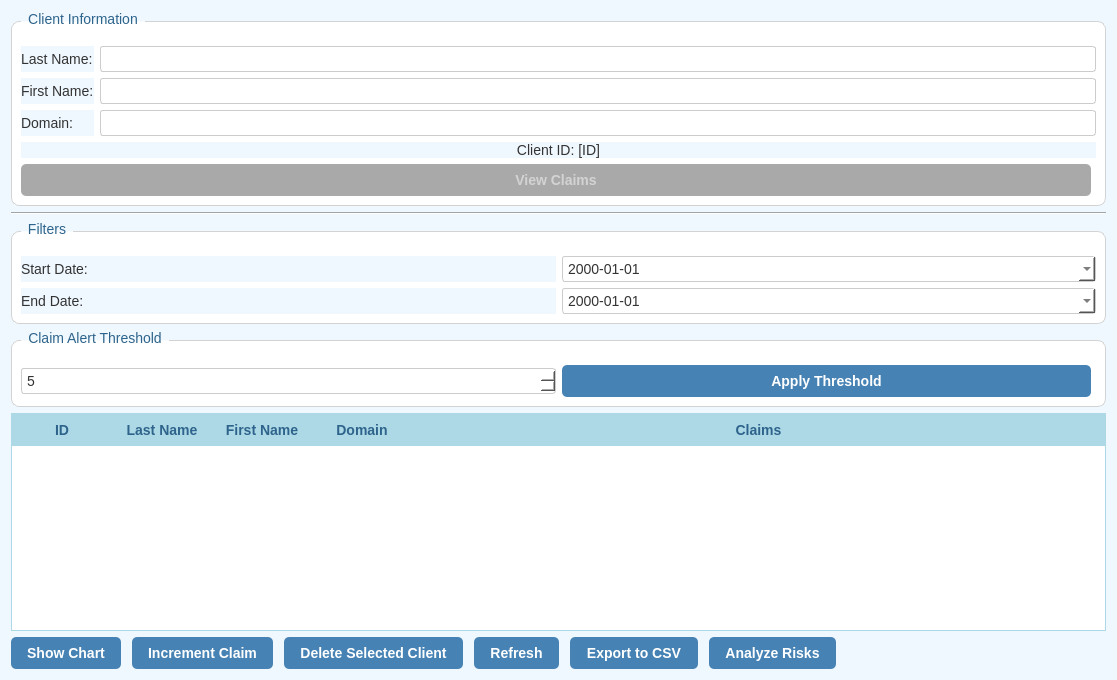
<?xml version="1.0" encoding="UTF-8"?>
<ui version="4.0">
 <class>ClientManager</class>
 <widget class="QWidget" name="ClientManager">
  <property name="geometry">
   <rect>
    <x>0</x>
    <y>0</y>
    <width>1117</width>
    <height>680</height>
   </rect>
  </property>
  <property name="windowTitle">
   <string>Client Manager</string> </property>
  <property name="styleSheet">
   <string notr="true">QWidget {
   background-color: #f0f8ff;
   color: #333;
   font-family: &quot;Roboto Slab Thin&quot;, sans-serif;
   font-size: 14px;
}
QGroupBox {
   border: 1px solid #d3d3d3;
   border-radius: 8px;
   margin-top: 10px;
   padding-top: 15px;
   background-color: #fff;
}
QGroupBox::title {
   color: #2E648B;
   subcontrol-origin: margin;
   left: 10px;
   padding: 0 5px;
   font-size: 16px;
   font-weight: bold;
}
QPushButton {
   background-color: #4682B4;
   color: white;
   border: none;
   padding: 8px 16px;
   border-radius: 5px;
   font-size: 14px;
   font-weight: bold;
   margin-right: 5px;
}
QPushButton:hover {
   background-color: #6495ED;
}
QPushButton:disabled {
   background-color: #a9a9a9;
   color: #d3d3d3;
}
QLineEdit, QSpinBox, QDateEdit, QComboBox {
   background-color: white;
   border: 1px solid #ccc;
   border-radius: 3px;
   padding: 3px;
   font-size: 14px;
}
/* Style for read-only QLineEdit */ /* Comment translated */
QLineEdit[readOnly=&quot;true&quot;] {
    background-color: #eee; /* Grayed out to indicate non-editable */ /* Comment translated */
}
QHeaderView::section {
   background-color: #ADD8E6;
   color: #2E648B;
   padding: 5px;
   border: 1px solid #ADD8E6;
   font-size: 14px;
   font-weight: bold;
}
QTableWidget {
   gridline-color: #E0FFFF;
   background-color: white;
   border: 1px solid #ADD8E6;
   font-size: 12px;
   selection-background-color: #B0E0E6;
   selection-color: #333;
   alternate-background-color: #f7fdff;
}
QFrame[frameShape=&quot;4&quot;] { /* Assuming shape 4 is HLine */
   border: none;
   border-top: 1px solid #ADD8E6;
   min-height: 1px; max-height: 1px;
   margin-top: 10px;
   margin-bottom: 10px;
}</string>
  </property>
  <layout class="QVBoxLayout" name="verticalLayoutMain">
   <item>
    <widget class="QGroupBox" name="groupBoxInfosClient"> <property name="title">
      <string>Client Information</string> </property>
     <layout class="QGridLayout" name="gridLayoutInfosClient"> <item row="0" column="0">
       <widget class="QLabel" name="labelNom"> <property name="text">
         <string>Last Name:</string> </property>
       </widget>
      </item>
      <item row="0" column="1">
       <widget class="QLineEdit" name="lineNom"> <property name="readOnly">
         <bool>true</bool>
        </property>
       </widget>
      </item>
      <item row="1" column="0">
       <widget class="QLabel" name="labelPrenom"> <property name="text">
         <string>First Name:</string> </property>
       </widget>
      </item>
      <item row="1" column="1">
       <widget class="QLineEdit" name="linePrenom"> <property name="readOnly">
         <bool>true</bool>
        </property>
       </widget>
      </item>
      <item row="2" column="0">
       <widget class="QLabel" name="labelDomaine"> <property name="text">
         <string>Domain:</string> </property>
       </widget>
      </item>
      <item row="2" column="1">
       <widget class="QLineEdit" name="lineDomaine"> <property name="readOnly">
         <bool>true</bool>
        </property>
       </widget>
      </item>
      <item row="3" column="0" colspan="2">
       <widget class="QLabel" name="labelEditID">
        <property name="text">
         <string>Client ID: [ID]</string> </property>
        <property name="alignment">
         <set>Qt::AlignmentFlag::AlignCenter</set>
        </property>
       </widget>
      </item>
      <item row="4" column="0" colspan="2">
       <widget class="QPushButton" name="btnConsulter"> <property name="enabled">
         <bool>false</bool>
        </property>
        <property name="text">
         <string>View Claims</string> </property>
       </widget>
      </item>
     </layout>
    </widget>
   </item>
   <item>
    <widget class="QFrame" name="frameSeparator">
     <property name="frameShape">
      <enum>QFrame::Shape::HLine</enum>
     </property>
     <property name="frameShadow">
      <enum>QFrame::Shadow::Sunken</enum>
     </property>
    </widget>
   </item>
   <item>
    <widget class="QGroupBox" name="groupBoxFiltres"> <property name="title">
      <string>Filters</string> </property>
     <layout class="QGridLayout" name="gridLayoutFiltres"> <item row="0" column="0">
       <widget class="QLabel" name="labelDateDebut"> <property name="text">
         <string>Start Date:</string> </property>
       </widget>
      </item>
      <item row="0" column="1">
       <widget class="QDateEdit" name="dateEditDebut"> <property name="displayFormat">
         <string>yyyy-MM-dd</string>
        </property>
        <property name="calendarPopup">
         <bool>true</bool>
        </property>
       </widget>
      </item>
      <item row="1" column="0">
       <widget class="QLabel" name="labelDateFin"> <property name="text">
         <string>End Date:</string> </property>
       </widget>
      </item>
      <item row="1" column="1">
       <widget class="QDateEdit" name="dateEditFin"> <property name="displayFormat">
         <string>yyyy-MM-dd</string>
        </property>
        <property name="calendarPopup">
         <bool>true</bool>
        </property>
       </widget>
      </item>
     </layout>
    </widget>
   </item>
   <item>
    <widget class="QGroupBox" name="groupBoxAlerte"> <property name="title">
      <string>Claim Alert Threshold</string> </property>
     <layout class="QHBoxLayout" name="horizontalLayoutAlerte"> <item>
       <widget class="QSpinBox" name="spinSeuil"> <property name="minimum">
         <number>1</number>
        </property>
        <property name="maximum">
         <number>100</number>
        </property>
        <property name="value">
         <number>5</number> </property>
       </widget>
      </item>
      <item>
       <widget class="QPushButton" name="btnSeuilAlerte"> <property name="text">
         <string>Apply Threshold</string> </property>
       </widget>
      </item>
     </layout>
    </widget>
   </item>
   <item>
    <widget class="QTableWidget" name="tableClients">
     <property name="sizePolicy">
      <sizepolicy hsizetype="Expanding" vsizetype="Expanding">
       <horstretch>0</horstretch>
       <verstretch>1</verstretch>
      </sizepolicy>
     </property>
     <property name="editTriggers">
      <set>QAbstractItemView::EditTrigger::NoEditTriggers</set>
     </property>
     <property name="alternatingRowColors">
      <bool>true</bool>
     </property>
     <property name="selectionMode">
      <enum>QAbstractItemView::SelectionMode::SingleSelection</enum>
     </property>
     <property name="selectionBehavior">
      <enum>QAbstractItemView::SelectionBehavior::SelectRows</enum>
     </property>
     <property name="columnCount">
      <number>5</number> </property>
     <attribute name="horizontalHeaderVisible">
      <bool>true</bool>
     </attribute>
     <attribute name="horizontalHeaderStretchLastSection">
      <bool>true</bool>
     </attribute>
     <attribute name="verticalHeaderVisible">
      <bool>false</bool>
     </attribute>
     <column>
      <property name="text">
       <string>ID</string> </property>
     </column>
     <column>
      <property name="text">
       <string>Last Name</string> </property>
     </column>
     <column>
      <property name="text">
       <string>First Name</string> </property>
     </column>
     <column>
      <property name="text">
       <string>Domain</string> </property>
     </column>
     <column>
      <property name="text">
       <string>Claims</string> </property>
     </column>
     </widget>
   </item>
   <item>
    <layout class="QHBoxLayout" name="horizontalLayoutBoutons"> <item>
      <widget class="QPushButton" name="btnAfficherGraphique"> <property name="text">
        <string>Show Chart</string> </property>
      </widget>
     </item>
     <item>
      <widget class="QPushButton" name="btnIncrementReclamation"> <property name="text">
        <string>Increment Claim</string>
       </property>
      </widget>
     </item>
     <item>
      <widget class="QPushButton" name="btnSupprimer"> <property name="text">
        <string>Delete Selected Client</string> </property>
      </widget>
     </item>
     <item>
      <widget class="QPushButton" name="btnRafraichir"> <property name="text">
        <string>Refresh</string> </property>
      </widget>
     </item>
     <item>
      <widget class="QPushButton" name="btnExporterCSV"> <property name="text">
        <string>Export to CSV</string> </property>
      </widget>
     </item>
     <item>
      <widget class="QPushButton" name="btnLancerAnalyse"> <property name="text">
        <string>Analyze Risks</string> </property>
      </widget>
     </item>
     <item>
      <spacer name="horizontalSpacer">
       <property name="orientation">
        <enum>Qt::Orientation::Horizontal</enum>
       </property>
       <property name="sizeHint" stdset="0">
        <size>
         <width>40</width>
         <height>20</height>
        </size>
       </property>
      </spacer>
     </item>
    </layout>
   </item>
  </layout>
 </widget>
 <resources/>
 <connections/>
</ui>
